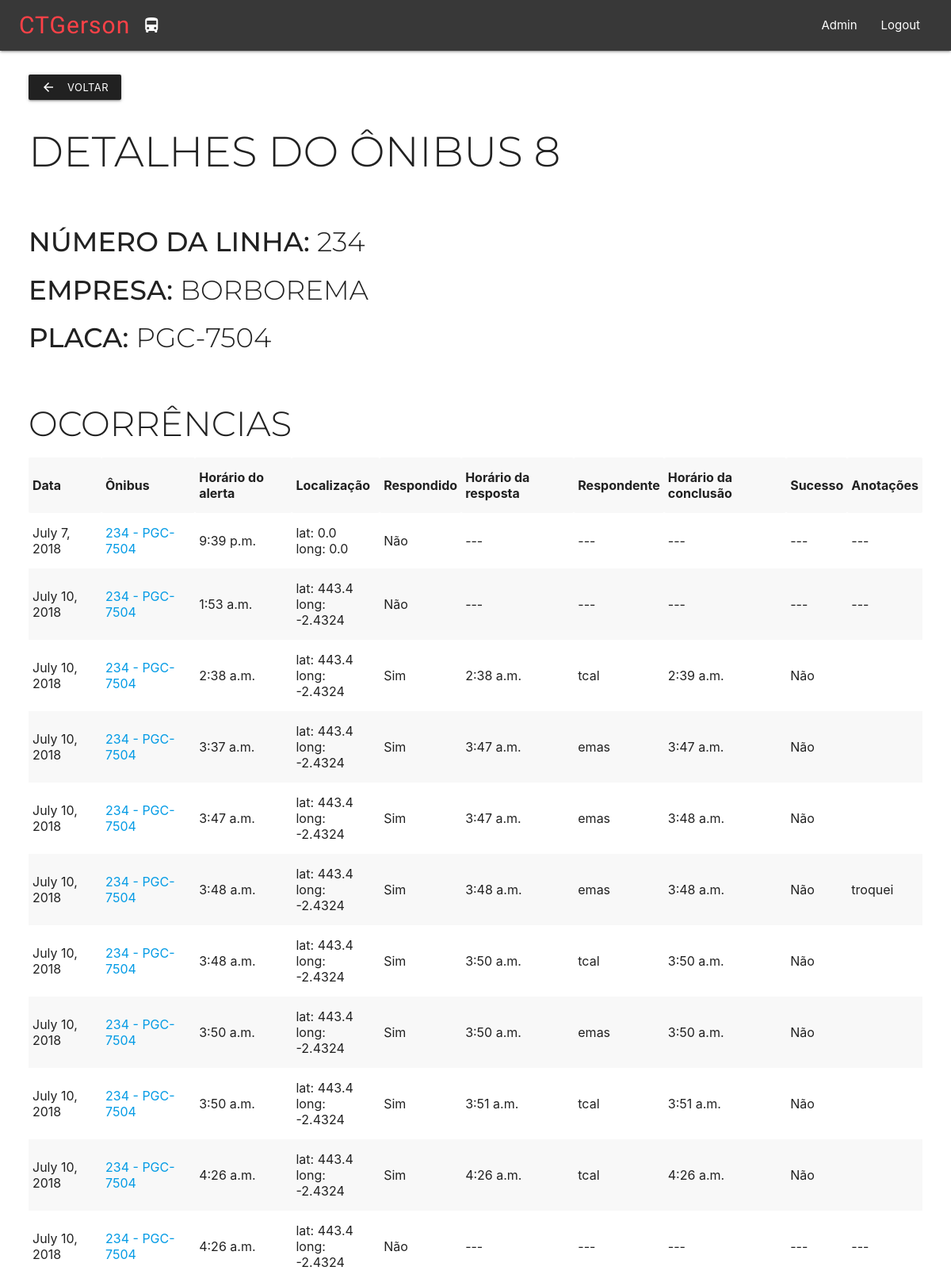
Page /onibus/8/ (signed in) on the earlier database version.
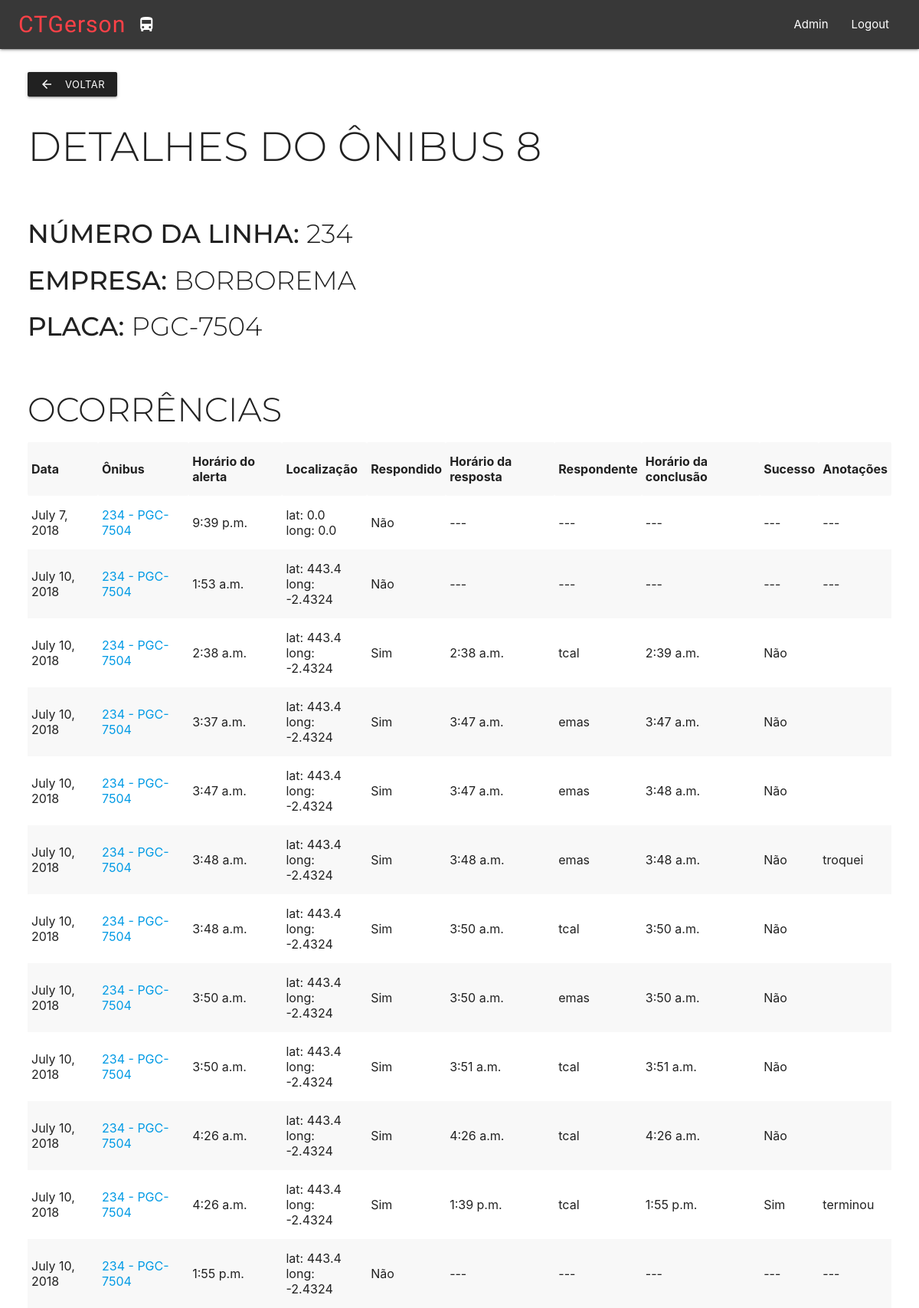
Same page on the later database version.
### CTGerson/models.py (models this page shows, shortened)
class Occurrence(models.Model):
    closed = models.BooleanField(default=False)
    date = models.DateField(default=timezone.localdate)
    bus = models.ForeignKey('CTGerson.Bus', on_delete=models.PROTECT, default=1)
    alert_time = models.TimeField(default=timezone.localtime)
    latitude = models.FloatField(default=0.0)
    longitude = models.FloatField(default=0.0)
    responded = models.BooleanField(default=False)
    response_time = models.TimeField(default=timezone.localtime)
    responder = models.ForeignKey('auth.User', on_delete=models.PROTECT, default=3)
    finish_time = models.TimeField(default=timezone.localtime)
    successfull = models.BooleanField(default=False)
    notes = models.TextField(blank=True)

class Bus(models.Model):
    plate = models.CharField(max_length=8)
    line_number = models.CharField(max_length=5)
    company = models.CharField(max_length=100)
    class Meta:
        permissions = (("can_see_bus_list", "See bus list"),)

### CTGerson/views.py (the view)
# urls.py: re_path('onibus/(?P<pk>[0-9]+)/', views.bus_detail, name='bus_detail'),
@login_required
@permission_required('Bus.can_see_bus_list')
def bus_detail(request, pk):
    admin = request.user.groups.filter(name='Administrators').exists()
    bus = get_object_or_404(Bus, pk=pk)
    occurrences = Occurrence.objects.filter(bus=bus)
    return render(request, 'bus_detail.html', {'admin': admin, 'bus': bus, 'occurrences': occurrences})

### CTGerson/templates/bus_detail.html
{% extends "base2.html" %}
{% block content %}
    <div class="row" style="margin-top: 30px;">
        <a href="http://127.0.0.1:8000/lista_onibus" class="waves-effect waves-light btn-small grey darken-4"><i class="material-icons left">arrow_back</i>Voltar</a>
    </div>
    <div class="page-title">
        <h2>Detalhes do ônibus {{ bus.id }}</h2>
        <br />
    </div>
    <div class="page-content">
        <h4><strong>Número da linha: </strong>{{ bus.line_number }}</h4>
        <h4><strong>Empresa: </strong>{{ bus.company }}</ph4>
        <h4><strong>Placa: </strong>{{ bus.plate }}</h4>
        <div>
            <br />
            <h3>Ocorrências</h3>
            {% if occurrences %}
                <table class="striped">
                    <tr>
                        <th>Data</th>
                        <th>Ônibus</th>
                        <th>Horário do alerta</th>
                        <th>Localização</th>
                        <th>Respondido</th>
                        <th>Horário da resposta</th>
                        <th>Respondente</th>
                        <th>Horário da conclusão</th>
                        <th>Sucesso</th>
                        <th>Anotações</th>
                    </tr>
                    {% for occurrence in occurrences %}
                        <tr>
                            <td>{{ occurrence.date }}</td>
                            <td><a href="{% url 'bus_detail' pk=occurrence.bus.pk %}">{{ occurrence.bus.line_number }} - {{ occurrence.bus.plate }}</a></td>
                            <td>{{ occurrence.alert_time }}</td>
                            <td>lat: {{ occurrence.latitude }} <br />long: {{ occurrence.longitude }}</td>
                            {% if occurrence.responded %}
                                    <td>Sim</td>
                                {% else %}
                                    <td>Não</td>
                                {% endif %}
                            {% if occurrence.responded %}
                                <td>{{ occurrence.response_time }}</td>
                                <td>{{ occurrence.responder.username }}</td>
                                <td>{{ occurrence.finish_time }}</td>
                                {% if occurrence.successfull %}
                                    <td>Sim</td>
                                {% else %}
                                    <td>Não</td>
                                {% endif %}
                                <td>{{ occurrence.notes }}</td>
                            {% else %}
                                <td>---</td>
                                <td>---</td>
                                <td>---</td>
                                <td>---</td>
                                <td>---</td>
                            {% endif %}
                        </tr>
                    {% endfor %}
                </table>
            {% else %}
                <p>Nenhuma ocorrência encontrada</p>
            {% endif %}
        </div>
    </div>
{% endblock content %}

Differences in the rows shown:
changed Occurrence: response_time (not shown) → "1:39 p.m."; responder.username (not shown) → "tcal"; finish_time (not shown) → "1:55 p.m."; notes (not shown) → "terminou"; responded "Não --- --- --- --- ---" → "Sim Sim"
added Occurrence: date "July 10, 2018", bus.line_number "234", bus.plate "PGC-7504", alert_time "1:55 p.m.", latitude "443.4", longitude "-2.4324", responded "Não"
